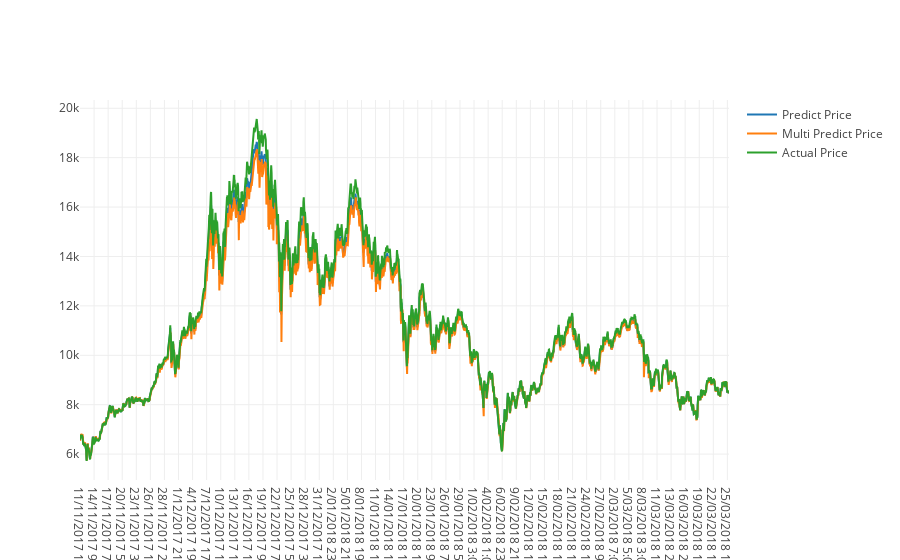

Notebook code for this chart:
### Code cell
# Plot line graph with actual price, predicted price with feature weightedprice, redicted price with features Volume and weightedprice
actual_chart = go.Scatter(x=predictDates, y=inv_y, name= 'Actual Price')
multi_predict_chart = go.Scatter(x=predictDates, y=inv_yhat, name= 'Multi Predict Price')
predict_chart = go.Scatter(x=predictDates, y=yhat_reshape, name= 'Predict Price')
py.iplot([predict_chart, multi_predict_chart, actual_chart])

### Figure 1 — Plotly figure (JSON) as saved in the notebook; plotly's stock layout.template omitted (floating-point values rounded to 4 significant figures; data arrays with more than 128 entries replaced by an {"elided": "..."} marker saying what was removed)
{"data": [{"name": "Predict Price", "type": "scatter", "uid": "7afadf5e-b54d-4c30-9203-348a7a0dbe45", "x": {"elided": "3229 str values"}, "y": {"elided": "3229 float values"}}, {"name": "Multi Predict Price", "type": "scatter", "uid": "1fb8ca61-1a6e-4e68-b461-595e55afddd8", "x": {"elided": "3229 str values"}, "y": {"elided": "3230 float values"}}, {"name": "Actual Price", "type": "scatter", "uid": "0961c849-2cd5-4f0c-b2ff-5ba5722a5d81", "x": {"elided": "3229 str values"}, "y": {"elided": "3230 float values"}}], "layout": {}}
